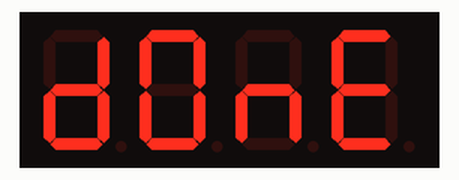
Simulated run of this sketch. Board: Arduino Uno, built with avr-gcc and run on an emulated ATmega328P. On the bench: 4-digit seven-segment display. What the sketch prints to the serial monitor is not drawn.

Above: at 0.1 s.
At 2.19 s:
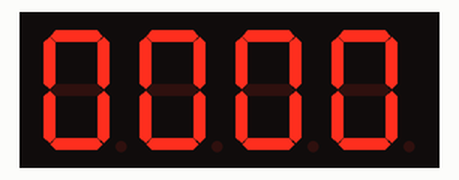
At 6.87 s:
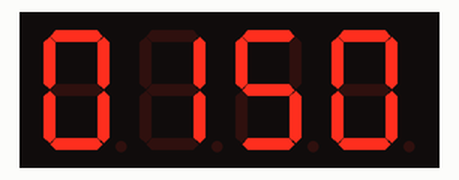
At 11.55 s:
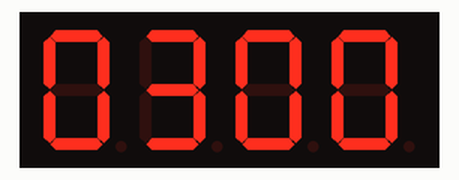
At 20.91 s:
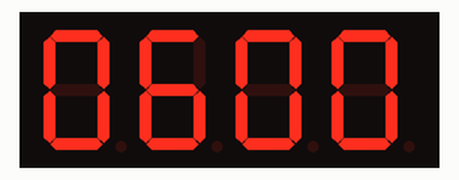
At 39.62 s:
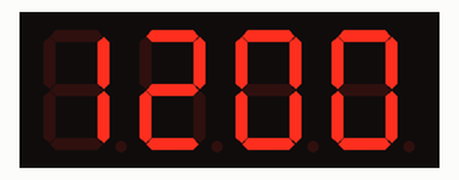

The sketch:

_____.ino
```cpp
/*
 * 实验名称：4位7段数码管
 * 实验目的：学习数码管的驱动原理，显示数字和时间
 *
 * 需要安装库：TM1637（如果使用 TM1637 驱动的数码管）
 * 安装方法：Arduino IDE → 工具 → 管理库 → 搜索 "TM1637"
 *
 * 硬件连接（TM1637 4位数码管）：
 *   CLK → D2
 *   DIO → D3
 *   VCC → 5V
 *   GND → GND
 *
 * 知识点：
 *   - 7段数码管编码
 *   - 动态扫描原理
 *   - TM1637 驱动芯片
 */

#include <TM1637Display.h>

const int CLK_PIN = 2;
const int DIO_PIN = 3;

TM1637Display display(CLK_PIN, DIO_PIN);

// 7段编码（用于直接控制段）
const uint8_t SEG_DONE[] = {
  SEG_B | SEG_C | SEG_D | SEG_E | SEG_G,           // d
  SEG_A | SEG_B | SEG_C | SEG_D | SEG_E | SEG_F,   // O
  SEG_C | SEG_E | SEG_G,                            // n
  SEG_A | SEG_D | SEG_E | SEG_F | SEG_G             // E
};

void setup() {
  display.setBrightness(5);  // 亮度 0~7

  // 显示 "DONE"
  display.setSegments(SEG_DONE);
  delay(2000);

  Serial.begin(9600);
  Serial.println("4位数码管实验");
}

void loop() {
  // 显示计数 0~9999
  for (int i = 0; i <= 9999; i++) {
    display.showNumberDec(i, true);  // true = 显示前导零
    delay(10);
  }

  // 显示时间格式（带冒号）
  Serial.println("显示时间格式...");
  for (int seconds = 0; seconds < 60; seconds++) {
    int minutes = seconds / 60;
    int secs = seconds % 60;

    // 格式：MM:SS
    int timeValue = minutes * 100 + secs;
    display.showNumberDecEx(timeValue, 0b01000000, true);  // 0b01000000 = 冒号
    delay(1000);
  }
}
```
